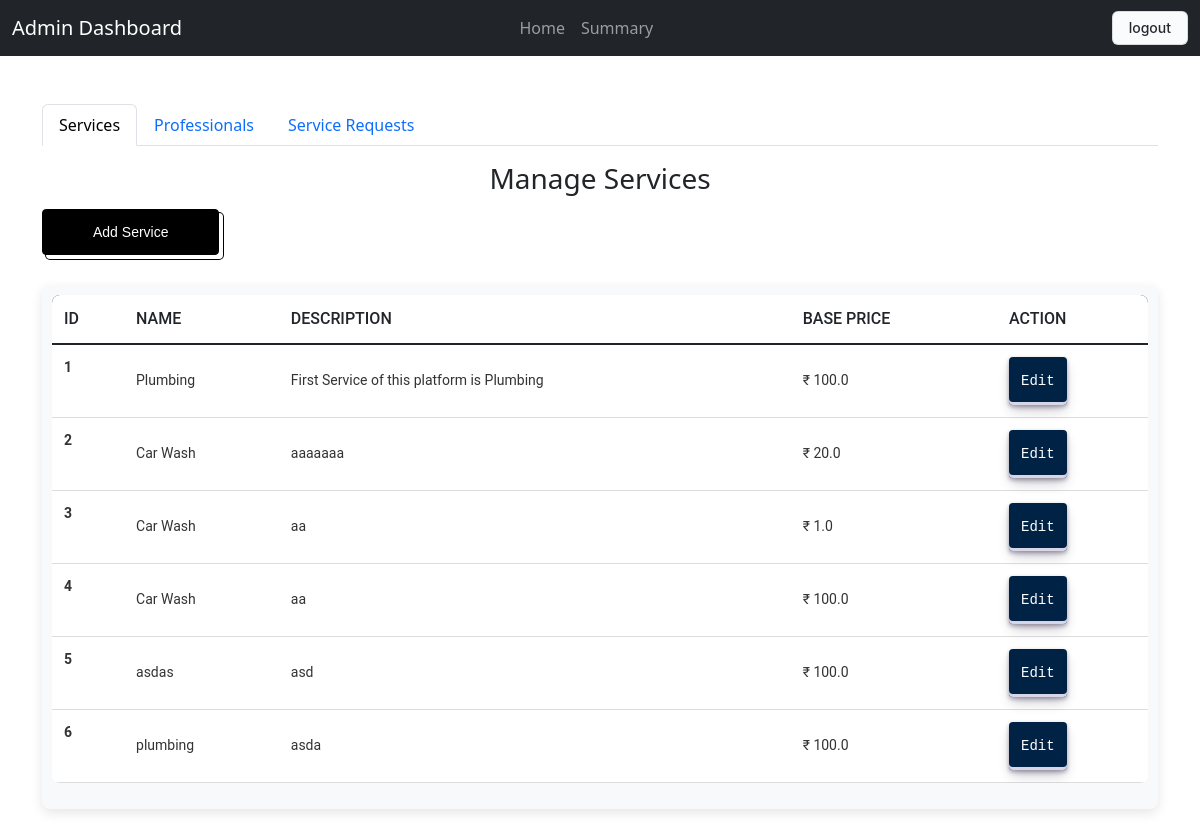
The page /admin on the database its author committed.
### application/models.py (models this page shows)
class Service(db.Model):
    id = db.Column(db.Integer, primary_key=True)
    name = db.Column(db.String(150), nullable=False)
    price = db.Column(db.Float, nullable=False)
    description = db.Column(db.String(250))
    time_required = db.Column(db.Integer, default='2 Days')

### application/controllers.py (the view)
@app.route('/admin', methods=['GET','POST'])
def admin():
    professionals = Professional.query.all()
    services = Service.query.all()
    service_request= ServiceRequest.query.all()
    return render_template('a_dash.html', professionals= professionals, services= services, service_request=service_request)

### templates/a_dash.html (shortened to what this page needs)
<!DOCTYPE html>
<html lang="en">
<head>
    <link href="https://cdn.jsdelivr.net/npm/bootstrap@5.3.0-alpha1/dist/css/bootstrap.min.css" rel="stylesheet">
    <link rel="stylesheet" href="/static/common.css">
</head>
<body>
    <nav class="navbar navbar-expand-lg navbar-dark bg-dark">
        <div class="container-fluid">
            <a class="navbar-brand" href="#">Admin Dashboard</a>
          <div class="collapse navbar-collapse" id="navbarNav" >
              <ul class="navbar-nav ms-auto" style="display: flex; justify-content: center; width: 100%; padding-right: 15%;" >
                  <li class="nav-item"><a class="nav-link" href="/admin">Home</a></li>
                  <li class="nav-item"><a class="nav-link" href="/summary">Summary</a></li>
              </ul>
          </div>
          <div class="nav-link" style="display: flex;">
              <a href="/logout"> <button class="button-4">logout</button></a>
          </div>
        </div>
    </nav>
    <div class="container mt-5">
        <ul class="nav nav-tabs" id="adminTab" role="tablist">
            <li class="nav-item" role="presentation">
                <button class="nav-link active" id="services-tab" data-bs-toggle="tab" data-bs-target="#services" type="button" role="tab" aria-controls="services" aria-selected="true">Services</button>
            </li>
            <li class="nav-item" role="presentation">
                <button class="nav-link" id="professionals-tab" data-bs-toggle="tab" data-bs-target="#professionals" type="button" role="tab" aria-controls="professionals" aria-selected="false">Professionals</button>
            </li>
            <li class="nav-item" role="presentation">
                <button class="nav-link" id="service-requests-tab" data-bs-toggle="tab" data-bs-target="#service-requests" type="button" role="tab" aria-controls="service-requests" aria-selected="false">Service Requests</button>
            </li>
        </ul>
        <div class="tab-content mt-3" id="adminTabContent">
            <div class="tab-pane fade show active" id="services" role="tabpanel" aria-labelledby="services-tab">
                <h3 style="display: flex; justify-content: center; padding-bottom: 5px;">Manage Services</h3>
                <a href="/add_service" >
                    <button class="button-50" role="button"  >Add Service</button>
                </a>
                 <div class="tableMain" >
                    <table class="table">
                        <thead>
                          <tr>
                            <th scope="col">ID</th>
                            <th scope="col">Name</th>
                            <th scope="col">Description</th>
                            <th scope="col">Base Price</th>
                            <th scope="col">Action</th>
                          </tr>
                        </thead>
                        <tbody class="table-group-divider">
                        {% for service in services %}
                          <tr>
                            <th scope="row">{{loop.index}}</th>
                            <td>{{service.name}}</td>
                            <td>{{service.description}}</td>
                            <td>₹ {{service.price}}</td>
                            <td><a href="/editservice/{{service.id}}">
                                <button class="button-30" role="button">Edit</button>
                                </a></td>
                          </tr>
                        {% endfor %}
                        </tbody>
                      </table>
                 </div>
            </div>
    </div>
</body>
</html>

### static/common.css (style rules this page uses)
.tableMain { width: 100%; overflow-x: auto; margin: 20px 0; padding: 10px; background-color: #f8f9fa; border-radius: 8px; box-shadow: 0 4px 12px rgba(0, 0, 0, 0.1); }
.table { width: 100%; border-collapse: collapse; font-family: 'Roboto', sans-serif; text-align: left; background-color: white; border-radius: 8px; overflow: hidden; }
.table thead { background-color: #012a52; color: white; font-size: 16px; text-transform: uppercase; }
.table thead th { padding: 12px; font-weight: 500; }
.table tbody tr { border-bottom: 1px solid #ddd; transition: background-color 0.2s ease; }
.table tbody td, .table tbody th { padding: 12px; font-size: 14px; color: #333; }
.table tbody td { vertical-align: middle; }
.table tbody .button-30 { display: inline-block; background-color: #002245; color: white; border: none; padding: 8px 12px; border-radius: 4px; font-size: 14px; text-align: center; text-decoration: none; cursor: pointer; transition: background-color 0.3s ease, box-shadow 0.3s ease; }
.button-50 { appearance: button; background-color: #000; background-image: none; border: 1px solid #000; border-radius: 4px; box-shadow: #fff 4px 4px 0 0,#000 4px 4px 0 1px; box-sizing: border-box; color: #fff; cursor: pointer; display: inline-block; font-family: ITCAvantGardeStd-Bk,Arial,sans-serif; font-size: 14px; font-weight: 400; line-height: 20px; margin: 0 5px 10px 0; overflow: visible; padding: 12px 40px; text-align: center; text-transform: none; touch-action: manipulation; user-select: none; -webkit-user-select: none; vertical-align: middle; white-space: nowrap; }
@media (min-width: 768px) { .button-50 { padding: 12px 50px; } }
.button-30 { align-items: center; appearance: none; background-color: #FCFCFD; border-radius: 4px; border-width: 0; box-shadow: rgba(45, 35, 66, 0.4) 0 2px 4px,rgba(45, 35, 66, 0.3) 0 7px 13px -3px,#D6D6E7 0 -3px 0 inset; box-sizing: border-box; color: #36395A; cursor: pointer; display: inline-flex; font-family: "JetBrains Mono",monospace; height: 48px; justify-content: center; line-height: 1; list-style: none; overflow: hidden; padding-left: 16px; padding-right: 16px; position: relative; text-align: left; text-decoration: none; transition: box-shadow .15s,transform .15s; user-select: none; -webkit-user-select: none; touch-action: manipulation; white-space: nowrap; will-change: box-shadow,transform; font-size: 15px; }
.button-4 { appearance: none; background-color: #FAFBFC; border: 1px solid rgba(27, 31, 35, 0.15); border-radius: 6px; box-shadow: rgba(27, 31, 35, 0.04) 0 1px 0, rgba(255, 255, 255, 0.25) 0 1px 0 inset; box-sizing: border-box; color: #24292E; cursor: pointer; display: inline-block; font-family: -apple-system, system-ui, "Segoe UI", Helvetica, Arial, sans-serif, "Apple Color Emoji", "Segoe UI Emoji"; font-size: 14px; font-weight: 500; line-height: 20px; list-style: none; padding: 6px 16px; position: relative; transition: background-color 0.2s cubic-bezier(0.3, 0, 0.5, 1); user-select: none; -webkit-user-select: none; touch-action: manipulation; vertical-align: middle; white-space: nowrap; word-wrap: break-word; }
.button-4:before { display: none; }

### rows shown on the page
Service: name "Plumbing", description "First Service of this platform is Plumbing", price "100.0"
Service: name "Car Wash", description "aaaaaaa", price "20.0"
Service: name "Car Wash", description "aa", price "1.0"
Service: name "Car Wash", description "aa", price "100.0"
Service: name "asdas", description "asd", price "100.0"
Service: name "plumbing", description "asda", price "100.0"
